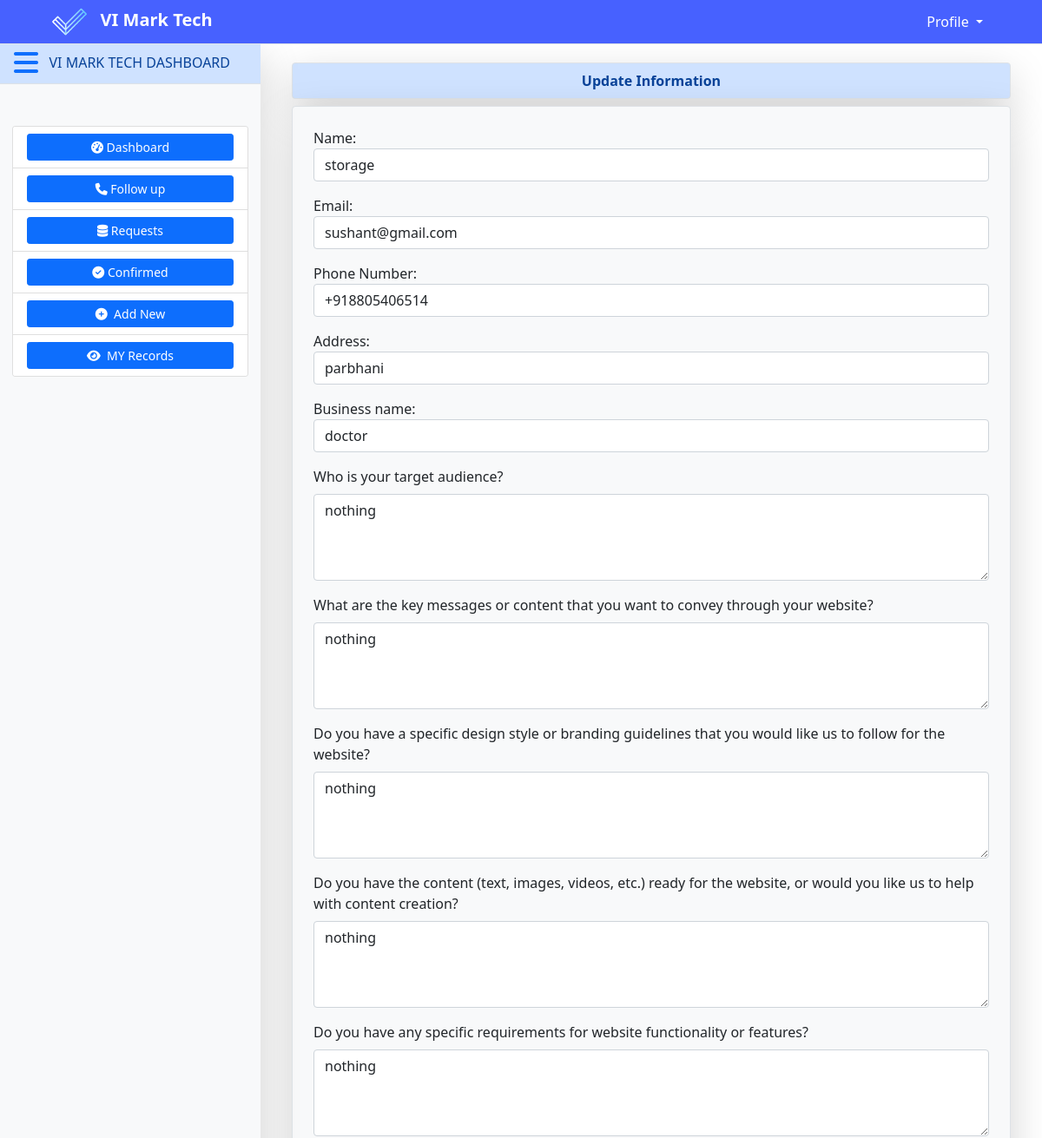
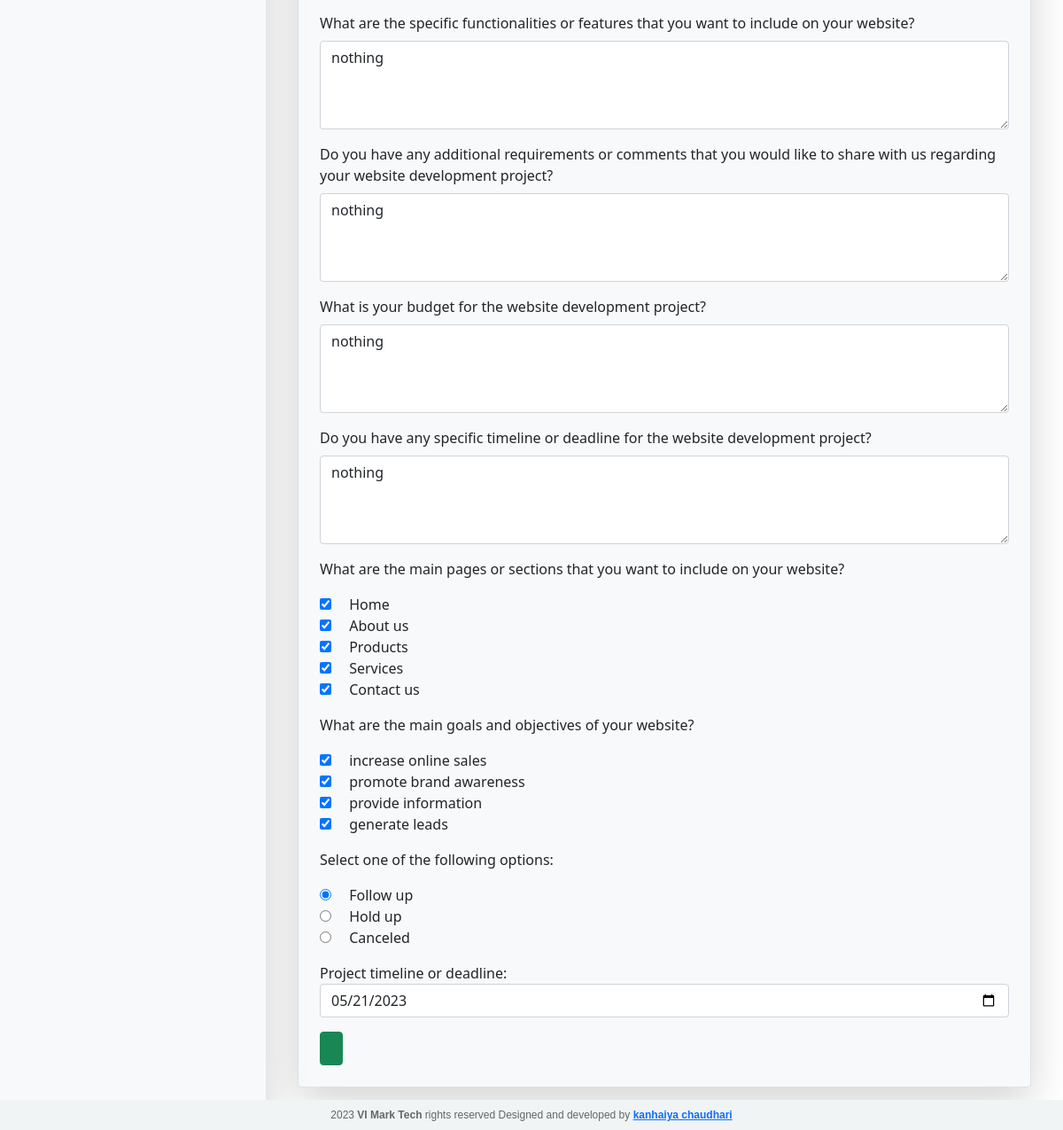
Page /20 (signed in) on the committed database (2 pictures, top to bottom).
### dash/models.py (models this page shows)
class UserProfile(models.Model):
    CHOICES_2 = (
        ('increase online sales', 'increase online sales'),
        ('promote brand awareness', 'promote brand awareness'),
        ('provide information', 'provide information'),
        ('generate leads', 'generate leads')
    )
    CHOICES_1 = (
        ('Home', 'Home'),
        ('About us', 'About us'),
        ('Products', 'Products'),
        ('Services', 'Services'),
        ('Contact us', 'Contact us')
    )
    name=models.CharField(max_length=70)
    business_name=models.CharField(max_length=70,null='True')
    email=models.EmailField(max_length=100)
    address = models.CharField(max_length=255)
    phone_number = PhoneNumberField(null=True)
    ans_1= models.TextField( max_length=1055 ,null='True')
    ans_2= models.TextField( max_length=1055 ,null='True')
    ans_3= models.TextField( max_length=1055 ,null='True')
    ans_4= models.TextField( max_length=1055 ,null='True')
    ans_5= models.TextField( max_length=1055 ,null='True')
    ans_6= models.TextField( max_length=1055 ,null='True')
    ans_7= models.TextField( max_length=1055 ,null='True')
    ans_8= models.TextField( max_length=1055 ,null='True')
    ans_9= models.TextField( max_length=1055 ,null='True')
    date=models.DateField(default=datetime.date.today)
    ans_question1= MultiSelectField(choices=CHOICES_1, max_choices=5, max_length=255, null=True)
    ans_question2=MultiSelectField(choices=CHOICES_2, max_choices=4, max_length=255, null=True)
    ans_choices = models.CharField(choices=(('Follow up', 'Follow up'), ('Hold up', 'Hold up'), ('Canceled', 'Canceled')), max_length=50,default='nothing')
    user = models.ForeignKey(User, on_delete=models.PROTECT,null=True)
    current_date=models.DateField(default=datetime.date.today)

### dash/views.py (the view)
# urls.py: path('<int:id>',dv.update_data,name="updatedata"),
def update_data(request, id):
    pn="Update Information"
    pi=None
    if request.user.is_authenticated:
        user_id = request.user.id
        try:
            pi = UserProfile.objects.get(pk=id, user_id=user_id)
        except UserProfile.DoesNotExist:
            messages.error(request, 'Sorry, the requested data does not exist or does not belong to you.')
        if request.method == 'POST':
            fm = UserForm(request.POST, instance=pi)
            if fm.is_valid():
                fm.save()
                messages.success(request, 'Data updated successfully!')
        else:
            if pi==None:
                return render(request, 'enroll/exc.html')
            fm = UserForm(instance=pi)
        return render(request, 'dash/update.html', {'form': fm,'page_name':pn})
    else:
        return redirect('/')

### dash/templates/dash/update.html (shortened to what this page needs)
{% extends "enroll/base.html" %}
{% block content %}
<div class="container pt-4">
 <div class="col-md-12">
            <form action="{% url 'dash' %}" class="border shadow-lg px-5 py-2 mb-2 alert-primary rounded text-center" method="POST">
              <div class="fw-semibold">
                <strong>{{ page_name }}</strong>
              </div>
            </form>
          </div>
  <div class="row">
    <div class="col-md-12 col-sm-12 px-auto mx-auto">
      <form action="" method="POST" class="border p-4 shadow-lg p-3 mb-5 bg-light rounded">
        {{ form.as_p }}
        {% if user.is_superuser %}
          <input type="submit" class="btn btn-success" name="confirm" value="{{value}}">
        {% else %}
          <input type="submit" class="btn btn-success" value="Update">
          <a href="{% url 'dash' %}" class="btn btn-warning">Back</a>
        {% endif %}
      </form>
    </div>
  </div>
</div>
{% endblock content %}

### enroll/static/enroll/style.css (style rules this page uses)
body { height: 100vh; margin: 0; padding: 0; }

### rows in the picture
UserProfile: name "storage", email "sushant@gmail.com", phone_number "+918805406514", address "parbhani", business_name "doctor", ans_1 "nothing", ans_2 "nothing", ans_3 "nothing", ans_4 "nothing", ans_5 "nothing", ans_6 "nothing", ans_7 "nothing", ans_8 "nothing", ans_9 "nothing", ans_question1 "☑ ☑ ☑ ☑ ☑", ans_question2 "☑ ☑ ☑ ☑", ans_choices "☑ Follow up ☐ Hold up ☐ Canceled", date "05/21/2023"

### other values in the picture
{{ page_name }} "Update Information"
